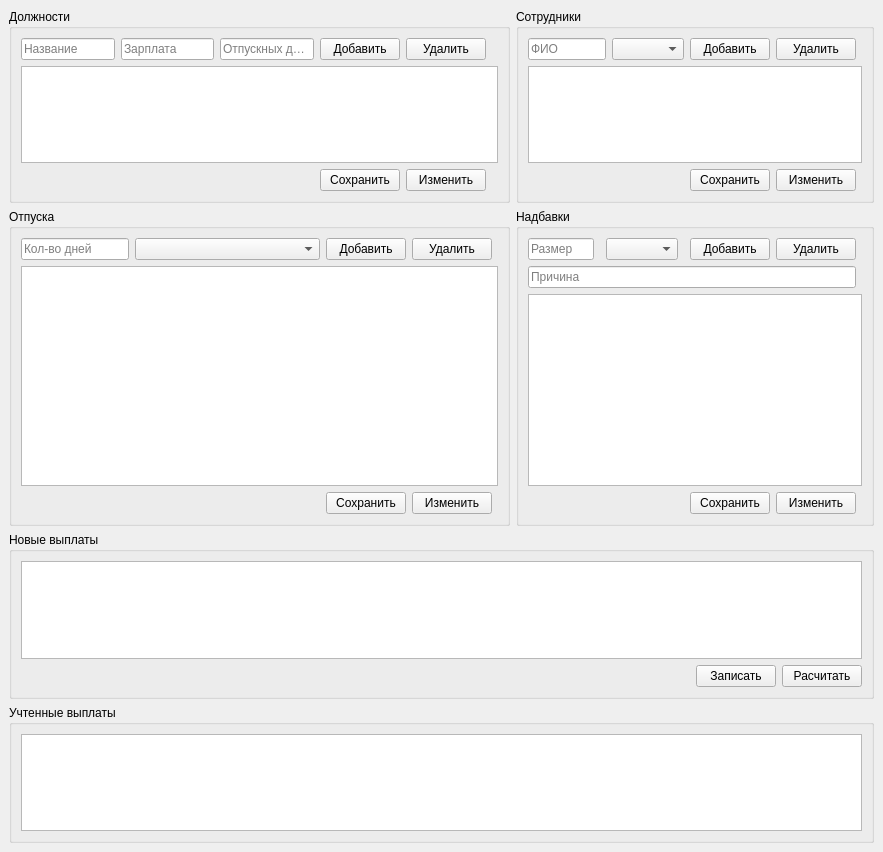
<?xml version="1.0" encoding="UTF-8"?>
<ui version="4.0">
 <class>MainWindow</class>
 <widget class="QMainWindow" name="MainWindow">
  <property name="geometry">
   <rect>
    <x>0</x>
    <y>0</y>
    <width>883</width>
    <height>852</height>
   </rect>
  </property>
  <property name="windowTitle">
   <string>MainWindow</string>
  </property>
  <widget class="QWidget" name="centralwidget">
   <layout class="QGridLayout" name="gridLayout_2">
    <item row="3" column="0" colspan="2">
     <widget class="QGroupBox" name="groupBox_5">
      <property name="sizePolicy">
       <sizepolicy hsizetype="Preferred" vsizetype="Expanding">
        <horstretch>0</horstretch>
        <verstretch>0</verstretch>
       </sizepolicy>
      </property>
      <property name="title">
       <string>Новые выплаты</string>
      </property>
      <layout class="QGridLayout" name="gridLayout_6">
       <item row="1" column="1">
        <widget class="QPushButton" name="pushButton_5">
         <property name="text">
          <string>Записать</string>
         </property>
        </widget>
       </item>
       <item row="1" column="2">
        <widget class="QPushButton" name="pushButton_4">
         <property name="text">
          <string>Расчитать</string>
         </property>
        </widget>
       </item>
       <item row="1" column="0">
        <spacer name="horizontalSpacer">
         <property name="orientation">
          <enum>Qt::Horizontal</enum>
         </property>
         <property name="sizeHint" stdset="0">
          <size>
           <width>40</width>
           <height>20</height>
          </size>
         </property>
        </spacer>
       </item>
       <item row="0" column="0" colspan="3">
        <widget class="QTableView" name="tableView_5">
         <property name="sizePolicy">
          <sizepolicy hsizetype="Expanding" vsizetype="Maximum">
           <horstretch>0</horstretch>
           <verstretch>0</verstretch>
          </sizepolicy>
         </property>
        </widget>
       </item>
      </layout>
     </widget>
    </item>
    <item row="4" column="0" colspan="2">
     <widget class="QGroupBox" name="groupBox_6">
      <property name="sizePolicy">
       <sizepolicy hsizetype="Preferred" vsizetype="Expanding">
        <horstretch>0</horstretch>
        <verstretch>0</verstretch>
       </sizepolicy>
      </property>
      <property name="title">
       <string>Учтенные выплаты</string>
      </property>
      <layout class="QGridLayout" name="gridLayout_7">
       <item row="0" column="0">
        <widget class="QTableView" name="tableView_7"/>
       </item>
      </layout>
     </widget>
    </item>
    <item row="2" column="0">
     <widget class="QGroupBox" name="groupBox_3">
      <property name="sizePolicy">
       <sizepolicy hsizetype="Preferred" vsizetype="Expanding">
        <horstretch>0</horstretch>
        <verstretch>0</verstretch>
       </sizepolicy>
      </property>
      <property name="title">
       <string>Отпуска</string>
      </property>
      <layout class="QGridLayout" name="gridLayout_4">
       <item row="0" column="3">
        <widget class="QPushButton" name="pushButton_11">
         <property name="text">
          <string>Удалить</string>
         </property>
        </widget>
       </item>
       <item row="0" column="1">
        <widget class="QComboBox" name="comboBox_2">
         <property name="sizePolicy">
          <sizepolicy hsizetype="MinimumExpanding" vsizetype="Fixed">
           <horstretch>0</horstretch>
           <verstretch>0</verstretch>
          </sizepolicy>
         </property>
        </widget>
       </item>
       <item row="0" column="2">
        <widget class="QPushButton" name="pushButton_10">
         <property name="text">
          <string>Добавить</string>
         </property>
        </widget>
       </item>
       <item row="0" column="0">
        <widget class="QLineEdit" name="lineEdit_5">
         <property name="sizePolicy">
          <sizepolicy hsizetype="Minimum" vsizetype="Fixed">
           <horstretch>0</horstretch>
           <verstretch>0</verstretch>
          </sizepolicy>
         </property>
         <property name="placeholderText">
          <string>Кол-во дней</string>
         </property>
        </widget>
       </item>
       <item row="6" column="0" colspan="5">
        <widget class="QTableView" name="tableView_3"/>
       </item>
       <item row="7" column="3">
        <widget class="QPushButton" name="pushButton_9">
         <property name="text">
          <string>Изменить</string>
         </property>
        </widget>
       </item>
       <item row="7" column="2">
        <widget class="QPushButton" name="pushButton_17">
         <property name="text">
          <string>Сохранить</string>
         </property>
        </widget>
       </item>
      </layout>
     </widget>
    </item>
    <item row="1" column="0">
     <widget class="QGroupBox" name="groupBox">
      <property name="sizePolicy">
       <sizepolicy hsizetype="Preferred" vsizetype="Expanding">
        <horstretch>0</horstretch>
        <verstretch>0</verstretch>
       </sizepolicy>
      </property>
      <property name="title">
       <string>Должности</string>
      </property>
      <layout class="QGridLayout" name="gridLayout">
       <item row="1" column="0" colspan="7">
        <widget class="QTableView" name="tableView"/>
       </item>
       <item row="0" column="0">
        <widget class="QLineEdit" name="lineEdit">
         <property name="text">
          <string/>
         </property>
         <property name="placeholderText">
          <string>Название</string>
         </property>
        </widget>
       </item>
       <item row="0" column="4">
        <widget class="QPushButton" name="pushButton_2">
         <property name="text">
          <string>Удалить</string>
         </property>
        </widget>
       </item>
       <item row="0" column="3">
        <widget class="QPushButton" name="pushButton">
         <property name="text">
          <string>Добавить</string>
         </property>
        </widget>
       </item>
       <item row="0" column="1">
        <widget class="QLineEdit" name="lineEdit_2">
         <property name="placeholderText">
          <string>Зарплата</string>
         </property>
        </widget>
       </item>
       <item row="0" column="2">
        <widget class="QLineEdit" name="lineEdit_3">
         <property name="placeholderText">
          <string>Отпускных дней</string>
         </property>
        </widget>
       </item>
       <item row="2" column="4">
        <widget class="QPushButton" name="pushButton_3">
         <property name="text">
          <string>Изменить</string>
         </property>
        </widget>
       </item>
       <item row="2" column="3">
        <widget class="QPushButton" name="pushButton_15">
         <property name="text">
          <string>Сохранить</string>
         </property>
        </widget>
       </item>
      </layout>
     </widget>
    </item>
    <item row="1" column="1">
     <widget class="QGroupBox" name="groupBox_2">
      <property name="sizePolicy">
       <sizepolicy hsizetype="Preferred" vsizetype="Expanding">
        <horstretch>0</horstretch>
        <verstretch>0</verstretch>
       </sizepolicy>
      </property>
      <property name="title">
       <string>Сотрудники</string>
      </property>
      <layout class="QGridLayout" name="gridLayout_3">
       <item row="1" column="3">
        <widget class="QPushButton" name="pushButton_8">
         <property name="text">
          <string>Удалить</string>
         </property>
        </widget>
       </item>
       <item row="1" column="0">
        <widget class="QLineEdit" name="lineEdit_4">
         <property name="placeholderText">
          <string>ФИО</string>
         </property>
        </widget>
       </item>
       <item row="1" column="1">
        <widget class="QComboBox" name="comboBox"/>
       </item>
       <item row="3" column="0" colspan="5">
        <widget class="QTableView" name="tableView_2"/>
       </item>
       <item row="1" column="2">
        <widget class="QPushButton" name="pushButton_6">
         <property name="text">
          <string>Добавить</string>
         </property>
        </widget>
       </item>
       <item row="4" column="3">
        <widget class="QPushButton" name="pushButton_7">
         <property name="text">
          <string>Изменить</string>
         </property>
        </widget>
       </item>
       <item row="4" column="2">
        <widget class="QPushButton" name="pushButton_16">
         <property name="text">
          <string>Сохранить</string>
         </property>
        </widget>
       </item>
      </layout>
     </widget>
    </item>
    <item row="2" column="1">
     <widget class="QGroupBox" name="groupBox_4">
      <property name="sizePolicy">
       <sizepolicy hsizetype="Preferred" vsizetype="Expanding">
        <horstretch>0</horstretch>
        <verstretch>0</verstretch>
       </sizepolicy>
      </property>
      <property name="title">
       <string>Надбавки</string>
      </property>
      <layout class="QGridLayout" name="gridLayout_5">
       <item row="5" column="5">
        <widget class="QPushButton" name="pushButton_12">
         <property name="text">
          <string>Изменить</string>
         </property>
        </widget>
       </item>
       <item row="4" column="0" colspan="7">
        <widget class="QTableView" name="tableView_4">
         <property name="sizePolicy">
          <sizepolicy hsizetype="MinimumExpanding" vsizetype="MinimumExpanding">
           <horstretch>0</horstretch>
           <verstretch>0</verstretch>
          </sizepolicy>
         </property>
        </widget>
       </item>
       <item row="5" column="4">
        <widget class="QPushButton" name="pushButton_18">
         <property name="text">
          <string>Сохранить</string>
         </property>
        </widget>
       </item>
       <item row="0" column="2">
        <widget class="QComboBox" name="comboBox_3"/>
       </item>
       <item row="0" column="4">
        <widget class="QPushButton" name="pushButton_14">
         <property name="text">
          <string>Добавить</string>
         </property>
        </widget>
       </item>
       <item row="0" column="0">
        <widget class="QLineEdit" name="lineEdit_6">
         <property name="placeholderText">
          <string>Размер</string>
         </property>
        </widget>
       </item>
       <item row="0" column="5">
        <widget class="QPushButton" name="pushButton_13">
         <property name="text">
          <string>Удалить</string>
         </property>
        </widget>
       </item>
       <item row="3" column="0" colspan="6">
        <widget class="QLineEdit" name="lineEdit_7">
         <property name="sizePolicy">
          <sizepolicy hsizetype="Expanding" vsizetype="Fixed">
           <horstretch>0</horstretch>
           <verstretch>0</verstretch>
          </sizepolicy>
         </property>
         <property name="placeholderText">
          <string>Причина</string>
         </property>
        </widget>
       </item>
      </layout>
     </widget>
    </item>
   </layout>
  </widget>
 </widget>
 <resources/>
 <connections/>
</ui>
